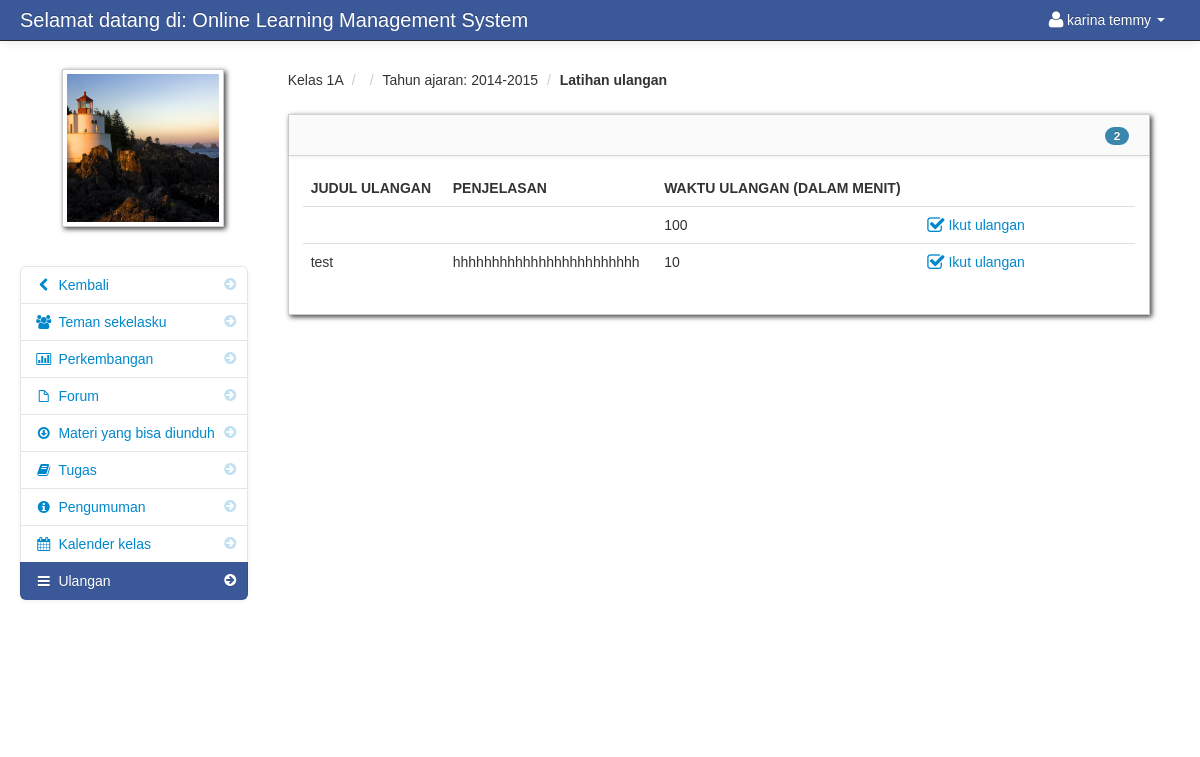
The page /student_quiz_list.php?id=200 (signed in) on the database its author committed.
### tables this page shows
CREATE TABLE IF NOT EXISTS `student` (
  `student_id` int(11) NOT NULL AUTO_INCREMENT,
  `firstname` varchar(100) NOT NULL,
  `lastname` varchar(100) NOT NULL,
  `class_id` int(11) NOT NULL,
  `username` varchar(100) NOT NULL,
  `password` varchar(100) NOT NULL,
  `location` varchar(100) NOT NULL,
  `status` varchar(100) NOT NULL,
  `forum_notification` enum('0','1') NOT NULL DEFAULT '1',
  `email` varchar(30) NOT NULL,
  PRIMARY KEY (`student_id`)
);

CREATE TABLE IF NOT EXISTS `teacher_class` (
  `teacher_class_id` int(11) NOT NULL AUTO_INCREMENT,
  `teacher_id` int(11) NOT NULL,
  `class_id` int(11) NOT NULL,
  `subject_id` int(11) NOT NULL,
  `thumbnails` varchar(100) NOT NULL,
  `school_year` varchar(100) NOT NULL,
  PRIMARY KEY (`teacher_class_id`)
);

CREATE TABLE IF NOT EXISTS `class` (
  `class_id` int(11) NOT NULL AUTO_INCREMENT,
  `class_name` varchar(100) NOT NULL,
  PRIMARY KEY (`class_id`)
);

CREATE TABLE IF NOT EXISTS `class_quiz` (
  `class_quiz_id` int(11) NOT NULL AUTO_INCREMENT,
  `teacher_class_id` int(11) NOT NULL,
  `quiz_time` int(11) NOT NULL,
  `quiz_id` int(11) NOT NULL,
  PRIMARY KEY (`class_quiz_id`)
);

CREATE TABLE IF NOT EXISTS `quiz` (
  `quiz_id` int(11) NOT NULL AUTO_INCREMENT,
  `quiz_title` varchar(50) NOT NULL,
  `quiz_description` varchar(100) NOT NULL,
  `date_added` varchar(100) NOT NULL,
  `teacher_id` int(11) NOT NULL,
  `forum` varchar(100) NOT NULL,
  `forumdeskripsi` varchar(100) NOT NULL,
  `tgldeskripsi` varchar(100) NOT NULL,
  PRIMARY KEY (`quiz_id`)
);

### session.php (called while the page is built, shortened)
<?php
$session_id=$_SESSION['id'];
?>

### student_quiz_list.php (the view, shortened to what this page needs)
<?php include('header_dashboard.php'); ?>
<?php include('session.php'); ?>
<?php $get_id = $_GET['id']; ?>
    <body>
		<?php include('navbar_student.php'); ?>
        <div class="container-fluid">
            <div class="row-fluid">
				<?php include('student_quiz_link.php'); ?>
                <div class="span9" id="content">
                     <div class="row-fluid">
										<?php $class_query = mysql_query("select * from teacher_class
										LEFT JOIN class ON class.class_id = teacher_class.class_id
										LEFT JOIN subject ON subject.subject_id = teacher_class.subject_id
										where teacher_class_id = '$get_id'")or die(mysql_error());
										$class_row = mysql_fetch_array($class_query);
										?>
					     <ul class="breadcrumb">
							<li><a href="#"><?php echo $class_row['class_name']; ?></a> <span class="divider">/</span></li>
							<li><a href="#"><?php echo $class_row['subject_code']; ?></a> <span class="divider">/</span></li>
							<li><a href="#">Tahun ajaran: <?php echo $class_row['school_year']; ?></a> <span class="divider">/</span></li>
							<li><a href="#"><b>Latihan ulangan</b></a></li>
						</ul>
                        <div id="block_bg" class="block">
                            <div class="navbar navbar-inner block-header">
							<?php 		$query = mysql_query("select * FROM class_quiz
										LEFT JOIN quiz on class_quiz.quiz_id = quiz.quiz_id
										where teacher_class_id = '$get_id'  ")or die(mysql_error());
										$count = mysql_num_rows($query);
							?>
                                <div id="" class="muted pull-right"><span class="badge badge-info"><?php echo $count; ?></span></div>
                            </div>
                            <div class="block-content collapse in">
                                <div class="span12">
									<form action="copy_file_student.php" method="post">
  									<table cellpadding="0" cellspacing="0" border="0" class="table" id="">
										<thead>
										        <tr>
												<th>Judul ulangan</th>
												<th>Penjelasan</th>
												<th>Waktu ulangan (dalam menit)</th>
												<th></th>
												</tr>
										</thead>
										<tbody>
                              		<?php
										$query = mysql_query("select * FROM class_quiz
										LEFT JOIN quiz on class_quiz.quiz_id = quiz.quiz_id
										where teacher_class_id = '$get_id'  order by class_quiz_id DESC ")or die(mysql_error());
										while($row = mysql_fetch_array($query)){
										$id  = $row['class_quiz_id'];
										$quiz_id  = $row['quiz_id'];
										$quiz_time  = $row['quiz_time'];
										$query1 = mysql_query("select * from student_class_quiz where class_quiz_id = '$id' and student_id = '$session_id'")or die(mysql_error());
										$row1 = mysql_fetch_array($query1);
										$grade = $row1['grade'];
									?>
										<tr>
										 <td><?php echo $row['quiz_title']; ?></td>
                                         <td><?php  echo $row['quiz_description']; ?></td>
                                         <td><?php  echo $row['quiz_time'] / 60; ?></td>
                                         <td width="200">
										<?php if ($grade == ""){ ?>
											<a  data-placement="bottom" title="Take This Quiz" id="<?php echo $id; ?>Download" href="take_test.php<?php echo '?id='.$get_id ?>&<?php echo 'class_quiz_id='.$id; ?>&<?php echo 'test=ok' ?>&<?php echo 'quiz_id='.$quiz_id; ?>&<?php echo 'quiz_time='.$quiz_time;	 ?>"><i class="icon-check icon-large"></i> Ikut ulangan</a>
										<?php }else{ ?>
										<b>Sudah dinilai <?php echo $grade; ?></b>
										<?php } ?>
										</td>
										</tr>
						 <?php } ?>
										</tbody>
									</table>
									</form>
                                </div>
                            </div>
                        </div>
                    </div>
                </div>
            </div>
		<?php include('footer.php'); ?>
        </div>
		<?php include('script.php'); ?>
    </body>
</html>

### navbar_student.php (shortened to what this page needs)
<div class="navbar navbar-fixed-top navbar-inverse">
        <div class="navbar-inner">
            <div class="container-fluid">
                <a class="brand" href="#">Selamat datang di: Online Learning Management System</a>
					<div class="nav-collapse collapse">
						<ul class="nav pull-right">
							<?php $query= mysql_query("select * from student where student_id = '$session_id'")or die(mysql_error());
									$row = mysql_fetch_array($query);
							?>
							<li class="dropdown">
							<link rel="stylesheet" href="popup1/style.css" type="text/css" />
								<a href="#" role="button" class="dropdown-toggle" data-toggle="dropdown"> <i class="icon-user icon-large"></i><?php echo $row['firstname']." ".$row['lastname'];  ?> <i class="caret"></i></a>
							</li>
						</ul>
					</div>
            </div>
        </div>
</div>

### student_quiz_link.php (shortened to what this page needs)
<div class="span3" id="sidebar">
	<img id="avatar" src="admin/<?php echo $row['location']; ?>" class="img-polaroid">
		<ul class="nav nav-list bs-docs-sidenav nav-collapse collapse">
				<li class=""><a href="dashboard_student.php"><i class="icon-chevron-right"></i><i class="icon-chevron-left"></i>&nbsp;Kembali</a></li>
				<li class=""><a href="my_classmates.php<?php echo '?id='.$get_id; ?>"><i class="icon-chevron-right"></i><i class="icon-group"></i>&nbsp;Teman sekelasku</a></li>
				<li class=""><a href="progress.php<?php echo '?id='.$get_id; ?>"><i class="icon-chevron-right"></i><i class="icon-bar-chart"></i>&nbsp;Perkembangan</a></li>
				<li class=""><a href="subject_overview_student.php<?php echo '?id='.$get_id; ?>"><i class="icon-chevron-right"></i><i class="icon-file"></i>&nbsp;Forum</a></li>
				<li class=""><a href="downloadable_student.php<?php echo '?id='.$get_id; ?>"><i class="icon-chevron-right"></i><i class="icon-download"></i>&nbsp;Materi yang bisa diunduh</a></li>
				<li class=""><a href="assignment_student.php<?php echo '?id='.$get_id; ?>"><i class="icon-chevron-right"></i><i class="icon-book"></i>&nbsp;Tugas</a></li>
				<li class=""><a href="announcements_student.php<?php echo '?id='.$get_id; ?>"><i class="icon-chevron-right"></i><i class="icon-info-sign"></i>&nbsp;Pengumuman</a></li>
				<li class=""><a href="class_calendar_student.php<?php echo '?id='.$get_id; ?>"><i class="icon-chevron-right"></i><i class="icon-calendar"></i>&nbsp;Kalender kelas</a></li>
				<li class="active"><a href="student_quiz_list.php<?php echo '?id='.$get_id; ?>"><i class="icon-chevron-right"></i><i class="icon-reorder"></i>&nbsp;Ulangan</a></li>
		</ul>
</div>

### admin/assets/styles.css (style rules this page uses)
body { padding-top: 60px; padding-bottom: 40px; }
#content { margin-left:0px; }
.breadcrumb { margin: 0 0 0px; padding: 10px 0px; background-color: transparent; }
.block { background: url("../images/pixel-60fff.png") repeat scroll 0 0 rgba(0, 0, 0, 0) !important; border: 1px solid #ccc; background: white; margin: 1em 0em; border-top: none; -webkit-box-shadow: 2px 2px 5px rgba(0, 0, 6, 0.75); -moz-box-shadow: 2px 2px 5px rgba(0, 0, 6, 0.75); box-shadow: 2px 2px 5px rgba(0, 0, 6, 0.75); }
.block-content { margin: 1em; min-height: .25em; }
.block-header { margin-bottom: 0px; border-right: none; border-left: none; -webkit-border-radius: 0px; -moz-border-radius: 0px; border-radius: 0px; }
.block-header div { padding-top: 10px; }
.bs-docs-sidenav { max-width: 228px; margin: 30px 0 0; padding: 0; background-color: #fff; -webkit-border-radius: 6px; -moz-border-radius: 6px; border-radius: 6px; -webkit-box-shadow: 0 1px 4px rgba(0,0,0,.065); -moz-box-shadow: 0 1px 4px rgba(0,0,0,.065); box-shadow: 0 1px 4px rgba(0,0,0,.065); }
.bs-docs-sidenav > li > a { display: block; width: 190px \9; margin: 0 0 -1px; padding: 8px 14px; border: 1px solid #e5e5e5; }
.bs-docs-sidenav > li:first-child > a { -webkit-border-radius: 6px 6px 0 0; -moz-border-radius: 6px 6px 0 0; border-radius: 6px 6px 0 0; }
.bs-docs-sidenav > li:last-child > a { -webkit-border-radius: 0 0 6px 6px; -moz-border-radius: 0 0 6px 6px; border-radius: 0 0 6px 6px; }
.bs-docs-sidenav > .active > a { position: relative; z-index: 2; padding: 9px 15px; border: 0; text-shadow: 0 1px 0 rgba(0,0,0,.15); -webkit-box-shadow: inset 1px 0 0 rgba(0,0,0,.1), inset -1px 0 0 rgba(0,0,0,.1); -moz-box-shadow: inset 1px 0 0 rgba(0,0,0,.1), inset -1px 0 0 rgba(0,0,0,.1); box-shadow: inset 1px 0 0 rgba(0,0,0,.1), inset -1px 0 0 rgba(0,0,0,.1); }
.bs-docs-sidenav .icon-chevron-right { float: right; margin-top: 2px; margin-right: -6px; opacity: .25; }
.bs-docs-sidenav .active .icon-chevron-right, .bs-docs-sidenav .active a:hover .icon-chevron-right { opacity: 1; }

### popup1/style.css (style rules this page uses)
* { margin: 0; padding: 0; }
body, html { font-family: Calibri, "times new roman", sans-serif; }

### rows shown on the page
student: firstname "karina", lastname "temmy", location (picture)
teacher_class: class.class_name "Kelas 1A", school_year "2014-2015"
class_quiz: $row['quiz_time']/60 "100"
class_quiz: quiz.quiz_title "test", quiz.quiz_description "hhhhhhhhhhhhhhhhhhhhhhhh", $row['quiz_time']/60 "10"

### other values the page prints
$count "2"
